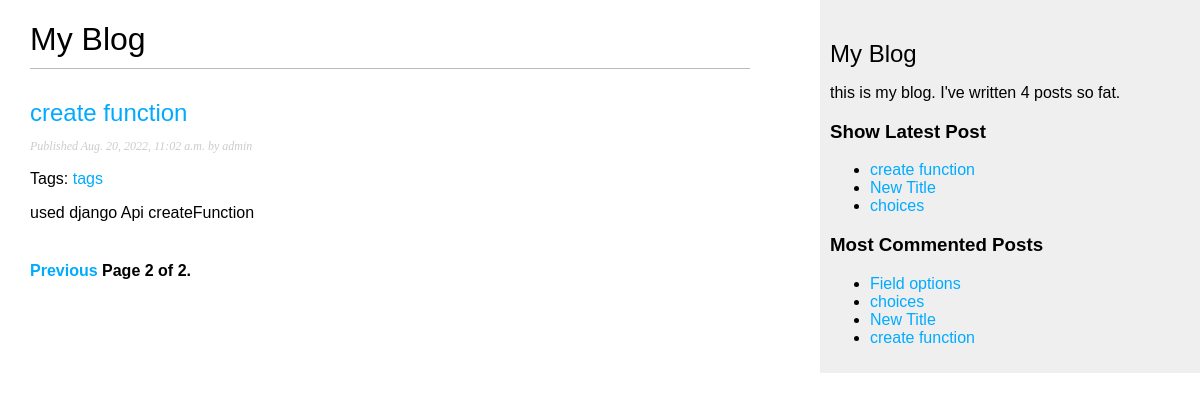
/blog/?page=2, run on an earlier commit of the app's database.
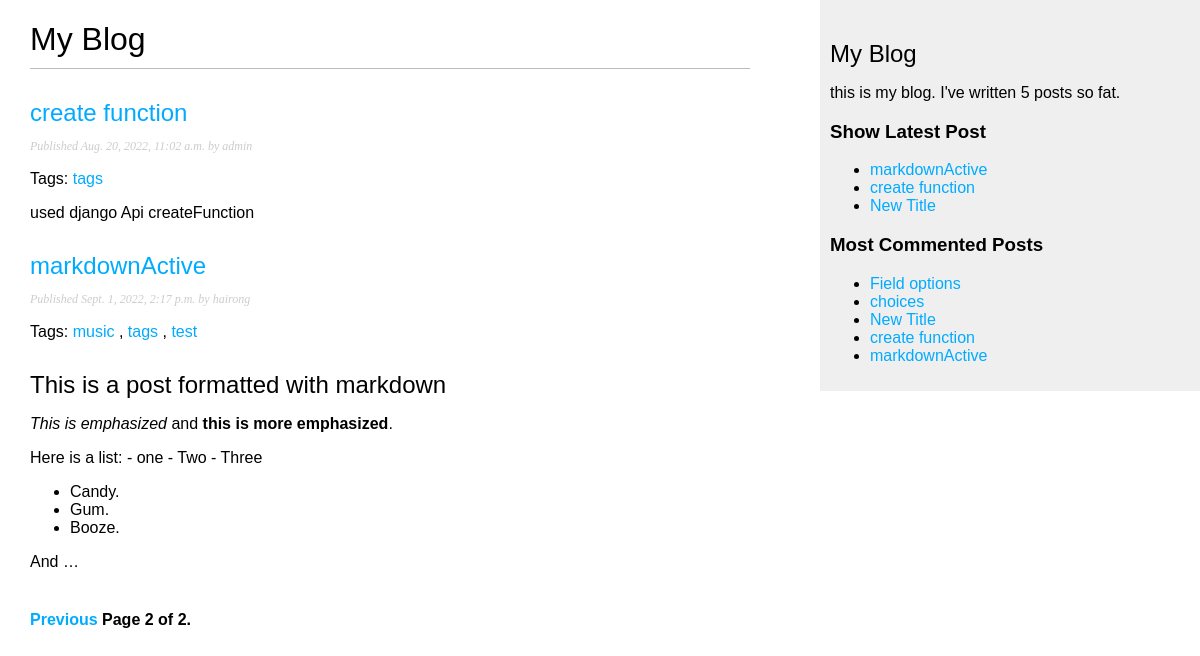
And on a later commit of the database.
### blog/models.py (models this page shows, shortened)
class Post(models.Model):
    STATUS_CHOICES = (
        ('draft', 'DRAFT'),
        ('published', 'PUBLISHED')
    )
    title = models.CharField(max_length=250)
    slug = models.SlugField(max_length=250, unique_for_date='publish')
    author = models.ForeignKey(User, on_delete=models.CASCADE, related_name='blog_posts')
    body = models.TextField()
    publish = models.DateTimeField(default=timezone.now)
    created = models.DateTimeField(auto_now_add=True)
    updated =models.DateTimeField(auto_now=True)
    status = models.CharField(max_length=50, choices=STATUS_CHOICES, default='draft')
    class Meat():
        ordering = ('-publish')
    objects = models.Manager()
    published = PublishedManager()
    tags = TaggableManager()
    def get_absolute_url(self):
        return reverse("blog:post_detail", args=[self.publish.year, self.publish.month, self.publish.day, self.slug])

### blog/views.py (the view)
# urls.py: path('', views.post_list, name='post_list'),
def post_list(request, tag_slug=None):
    object_list = Post.published.all()
    tag=None
    if tag_slug:
        tag = get_object_or_404(Tag, slug = tag_slug)
        object_list = object_list.filter(tags__in=[tag])
    paginator = Paginator(object_list, 3)
    page = request.GET.get('page')
    try:
        posts = paginator.page(page)
    except PageNotAnInteger:
        posts = paginator.page(1)
    except EmptyPage:
        posts = paginator.page(paginator.num_pages)
    return render(request, 'blog/post/list.html', {'posts' : posts, 'page':page, 'tag':tag})

### blog/models.py (called while the page is built)
    def get_queryset(self):
        return super(PublishedManager, self).get_queryset().filter(status = 'published')

### blog/templatetags/blog_tags.py (called while the page is built)
@register.simple_tag
def total_posts():
    return Post.published.count()

@register.simple_tag
def get_most_commented_posts(count = 5):
    return Post.published.annotate(total_comments = Count('comments')).order_by('-total_comments')[:count]

@register.inclusion_tag('blog/post/latest_posts.html')
def show_latest_post(count = 5):
    latest_posts = Post.published.order_by('-publish')[:count]
    return {'latest_posts' : latest_posts}

@register.filter(name='markdown')
def markdown_format(text):
    return mark_safe(markdown.markdown(text))

### blog/templates/blog/post/list.html (shortened to what this page needs)
{% extends "blog/base.html" %}
{% load blog_tags %}
{% block content %}
  <h1>My Blog</h1>
  {% for post in posts %}
    <h2>
      <a href="{{post.get_absolute_url}}">{{ post.title }}</a>
    </h2>
    <p class="date">
      Published {{ post.publish }} by {{ post.author }}
    </p>
    <p class="tags">
      Tags:
      {% for tag in post.tags.all %}
      <a href="{% url "blog:post_list_by_tag" tag.slug %}">
      {{ tag.name }}
      </a>
      {% if not forloop.last %}, {% endif %}
      {% endfor %}
    </p>
    {{post.body | markdown | truncatewords_html:30}}
  {% endfor %}
  {% include 'blog/pagination.html' with page=posts %}
{% endblock %}

### blog/templates/blog/base.html (shortened to what this page needs)
{% load static %}
{% load blog_tags %}
<!DOCTYPE html>
<html lang="en">
<head>
    <link rel="stylesheet" href="{% static 'css/blog.css' %}">
</head>
<body>
    <div id='content'>
        {% block content %}
        {% endblock  %}
    </div>
    <div id='sidebar'>
        <h2>My Blog</h2>
        <p>
            this is my blog. I've written {% total_posts %} posts so fat.
        </p>
        <h3>Show Latest Post</h3>
        {% show_latest_post 3 %}
        <h3>Most Commented Posts</h3>
        {% get_most_commented_posts as most_commented_posts %}
        <ul>
            {% for posts in most_commented_posts %}
            <li>
                <a href="{{ posts.get_absolute_url }}">{{ posts.title }}</a>
            </li>
            {% endfor %}
        </ul>
    </div>
</body>
</html>

### blog/templates/blog/post/latest_posts.html
<ul>
    {% for posts in latest_posts %}
        <li>
            <a href="{{ posts.get_absolute_url }}">{{ posts.title }}</a>
        </li>
    {% endfor %}
</ul>

What changed in the data, as far as the page shows it:
no longer on one of the page's lists (row unchanged): Post: title "choices"
added Post: title "markdownActive", publish "Sept. 1, 2022, 2:17 p.m.", author "hairong", body "This is a post formatted with markdown This is emphasized and this is more emphasized . Here is a list: - one - Two - Three Candy. Gum. Booze. And …", Tag (name "tags")
now on this page (row unchanged): Tag: name "music", shown under "markdownActive"
now on this page (row unchanged): Tag: name "test", shown under "markdownActive"
Also different on the page:
text no longer shown: "4"
text now shown: "5"
